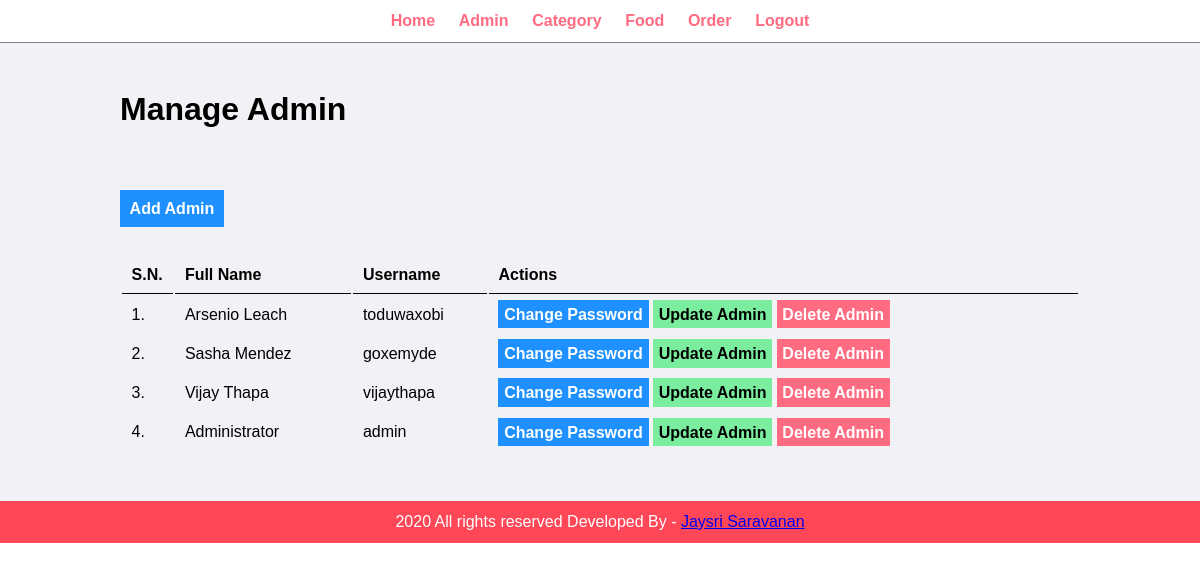
The page /admin/manage-admin.php (signed in) on the database its author committed.
### tables this page shows
CREATE TABLE `tb` (
  `id` int(10) UNSIGNED NOT NULL,
  `full_name` varchar(100) NOT NULL,
  `username` varchar(100) NOT NULL,
  `password` varchar(255) NOT NULL
);

### admin/manage-admin.php (the view, shortened to what this page needs)
<?php include('partials/menu.php'); ?>
<div class="main-content">
    <div class="wrapper">
        <h1>Manage Admin</h1>
        <br />
        <br><br><br>
        <a href="add-admin.php" class="btn-primary">Add Admin</a>
        <br /><br /><br />
        <table class="tbl-full">
            <tr>
                <th>S.N.</th>
                <th>Full Name</th>
                <th>Username</th>
                <th>Actions</th>
            </tr>
            <?php
                $sql = "SELECT * FROM tb";
                $res = mysqli_query($conn, $sql);
                if($res==TRUE)
                {
                    $count = mysqli_num_rows($res);
                    $sn=1;
                    if($count>0)
                    {
                        while($rows=mysqli_fetch_assoc($res))
                        {
                            $id=$rows['id'];
                            $full_name=$rows['full_name'];
                            $username=$rows['username'];
                            ?>
                            <tr>
                                <td><?php echo $sn++; ?>. </td>
                                <td><?php echo $full_name; ?></td>
                                <td><?php echo $username; ?></td>
                                <td>
                                    <a href="<?php echo SITEURL; ?>admin/update-password.php?id=<?php echo $id; ?>" class="btn-primary">Change Password</a>
                                    <a href="<?php echo SITEURL; ?>admin/update-admin.php?id=<?php echo $id; ?>" class="btn-secondary">Update Admin</a>
                                    <a href="<?php echo SITEURL; ?>admin/delete-admin.php?id=<?php echo $id; ?>" class="btn-danger">Delete Admin</a>
                                </td>
                            </tr>
                            <?php
                        }
                    }
                    else
                    {
                    }
                }
            ?>
        </table>
    </div>
</div>
<?php include('partials/footer.php'); ?>

### css/styles.css (style rules this page uses)
* { margin: 0; padding: 0; font-family: Arial, Helvetica, sans-serif; }
.wrapper { padding: 1%; width: 80%; margin: 0 auto; }
.tbl-full { width: 100%; }
table tr th { border-bottom: 1px solid black; padding: 1%; text-align: left; }
table tr td { padding: 1%; }
.btn-primary { background-color: #1e90ff; padding: 1%; color: white; text-decoration: none; font-weight: bold; }
.btn-secondary { background-color: #7bed9f; padding: 1%; color: black; text-decoration: none; font-weight: bold; }
.btn-danger { background-color: #ff6b81; padding: 1%; color: white; text-decoration: none; font-weight: bold; }
.main-content { background-color: #f1f2f6; padding: 3% 0; }

### rows shown on the page
tb: full_name "Arsenio Leach", username "toduwaxobi"
tb: full_name "Sasha Mendez", username "goxemyde"
tb: full_name "Vijay Thapa", username "vijaythapa"
tb: full_name "Administrator", username "admin"
